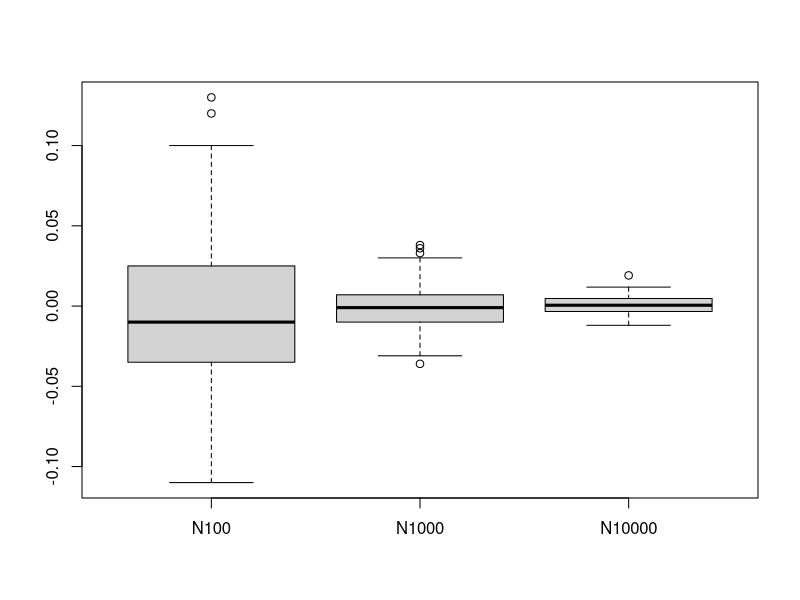
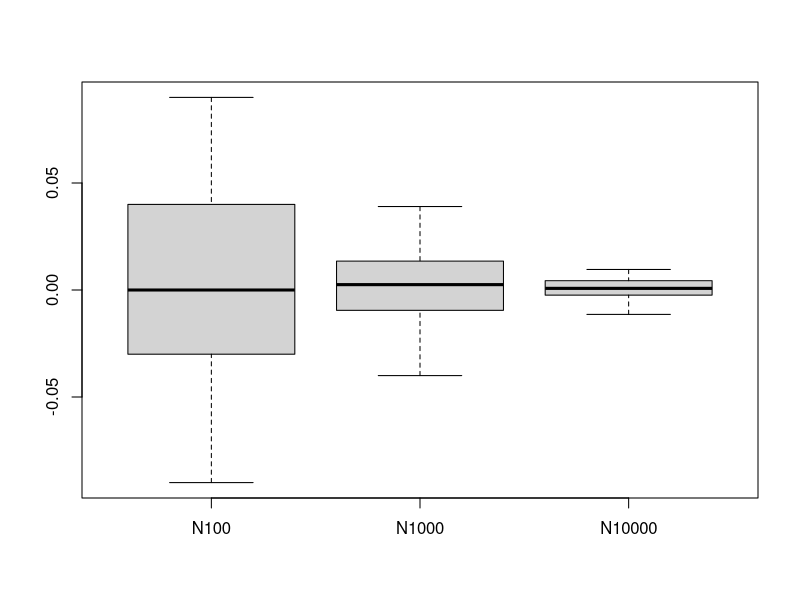
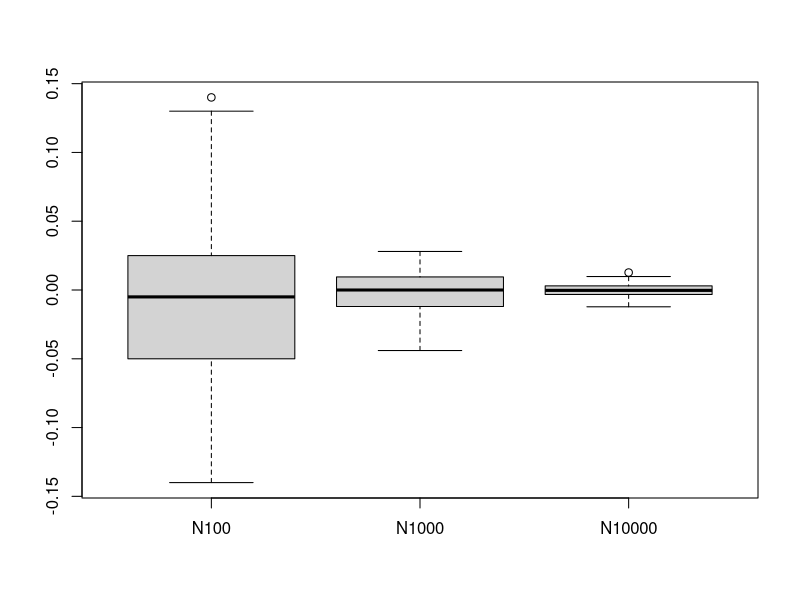
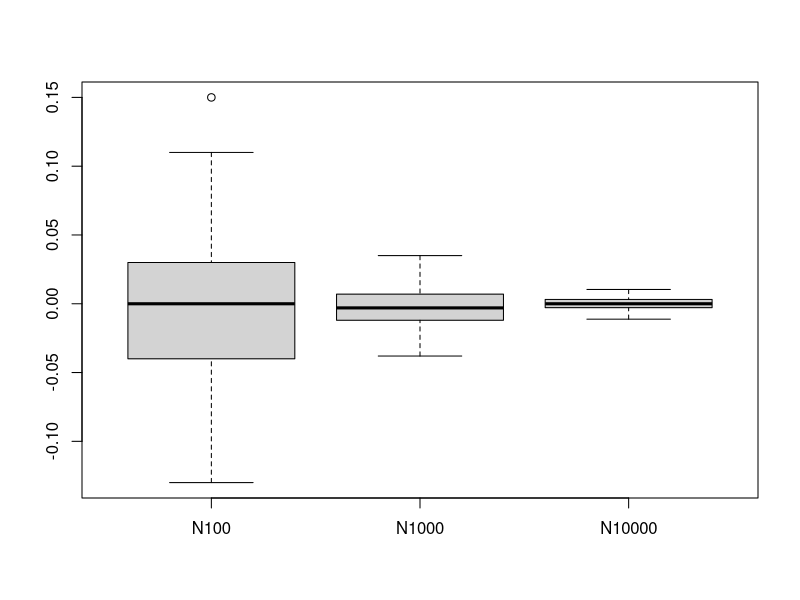
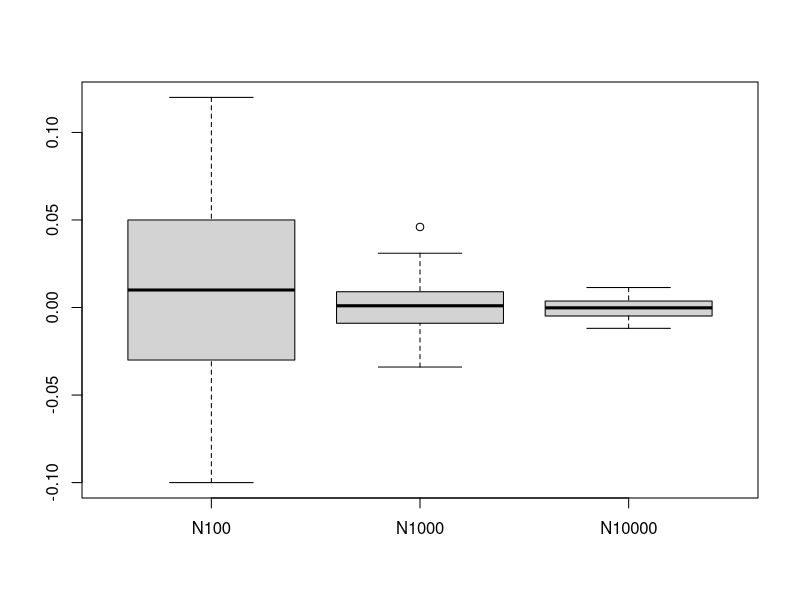
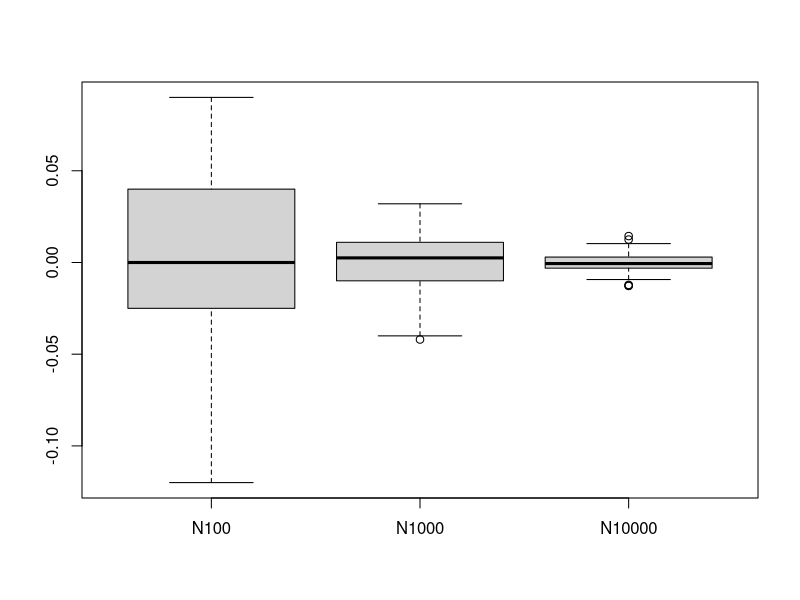
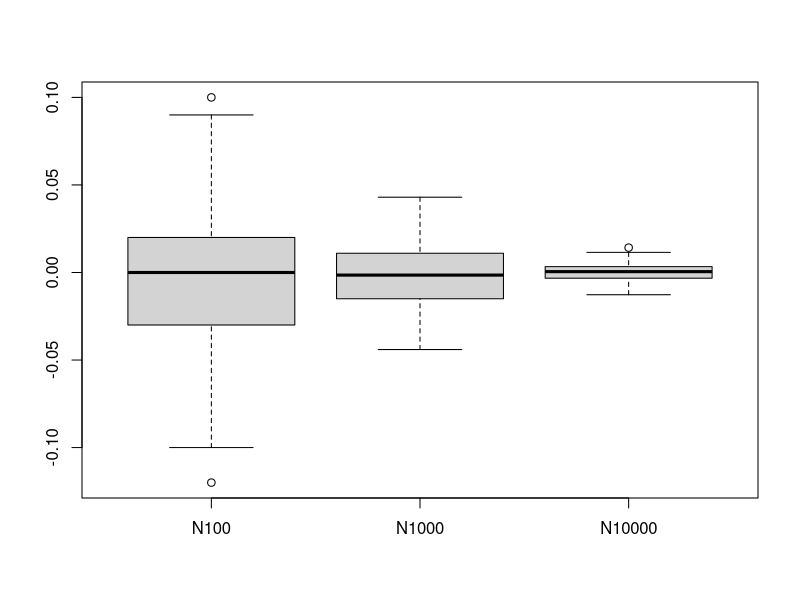
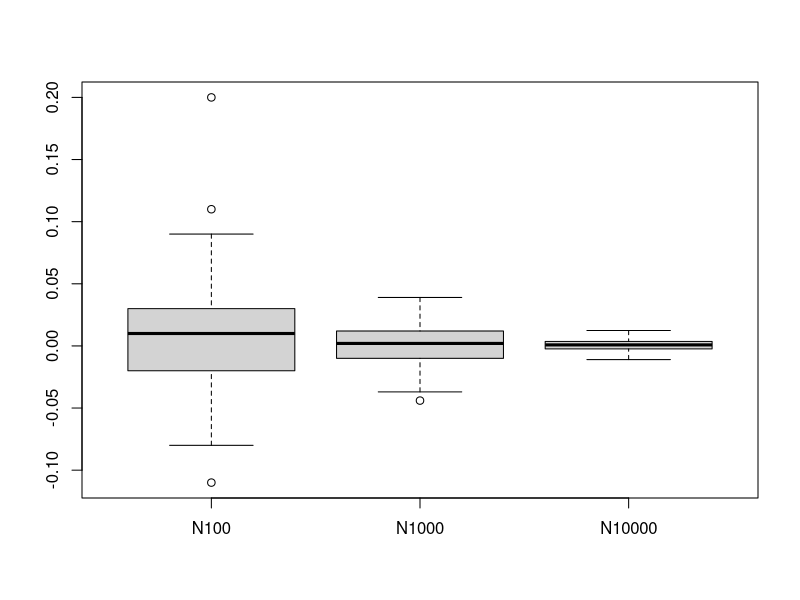

These charts were generated, in order, by the following R code:
# Table plot

Result_Matrix <- matrix(data = NA,nrow=5,ncol=9)
t_set <- c(0,0.67,0.84,1.28,1.65,2.32,2.58,3.09,3.72)
Result_Matrix[2,] <- as.matrix(pnorm(t_set))
N_set <- c(100,1000,10000)
Result_Matrix[1,] <- t_set
i=3
for(N in N_set){
  j=1
  for(t in t_set){
    x <- rnorm(N, mean=0, sd=1)
    Indicator_variable <- as.numeric(x <= t)
    Fi_t = mean(Indicator_variable)
    Result_Matrix[i,j] <- Fi_t
    j=j+1
  }
  i=i+1
}

# Figures plot

N_set <- c(100,1000,10000)
t_set <- c(0,0.67,0.84,1.28,1.65,2.32,2.58,3.09,3.72)

for (t in t_set){
  Bias  <- matrix(data = NA, nrow = 3, ncol = 100 )
  true_value <- pnorm(0)
  i=1
  for(N in N_set){
    for(j in 1:100){
    x <- rnorm(N, mean=0, sd=1)
    Indicator_variable <- as.numeric(x <= 0)
    Fi_t = mean(Indicator_variable)
    Bias[i,j] <- Fi_t-true_value
    }
  i=i+1
  }
  Bias_t <- t(Bias)
  Bias_N <- cbind(N100 = Bias_t[,1],N1000 = Bias_t[,2],N10000 = Bias_t[,3])
  boxplot(as.data.frame(Bias_N))
}
